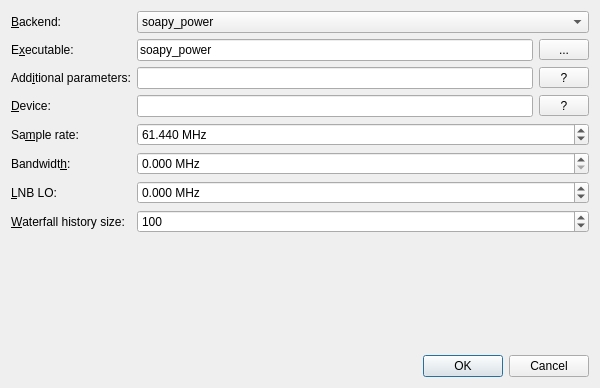
<?xml version="1.0" encoding="UTF-8"?>
<ui version="4.0">
 <class>QSpectrumAnalyzerSettings</class>
 <widget class="QDialog" name="QSpectrumAnalyzerSettings">
  <property name="geometry">
   <rect>
    <x>0</x>
    <y>0</y>
    <width>600</width>
    <height>388</height>
   </rect>
  </property>
  <property name="windowTitle">
   <string>Settings - SDRAnalyzer</string>
  </property>
  <layout class="QVBoxLayout" name="verticalLayout">
   <item>
    <layout class="QFormLayout" name="formLayout">
     <item row="0" column="0">
      <widget class="QLabel" name="label_3">
       <property name="text">
        <string>&amp;Backend:</string>
       </property>
       <property name="buddy">
        <cstring>backendComboBox</cstring>
       </property>
      </widget>
     </item>
     <item row="0" column="1">
      <widget class="QComboBox" name="backendComboBox">
       <item>
        <property name="text">
         <string>soapy_power</string>
        </property>
       </item>
       <item>
        <property name="text">
         <string>rx_power</string>
        </property>
       </item>
       <item>
        <property name="text">
         <string>rtl_power_fftw</string>
        </property>
       </item>
       <item>
        <property name="text">
         <string>rtl_power</string>
        </property>
       </item>
       <item>
        <property name="text">
         <string>hackrf_sweep</string>
        </property>
       </item>
      </widget>
     </item>
     <item row="1" column="0">
      <widget class="QLabel" name="label">
       <property name="text">
        <string>E&amp;xecutable:</string>
       </property>
       <property name="buddy">
        <cstring>executableEdit</cstring>
       </property>
      </widget>
     </item>
     <item row="1" column="1">
      <layout class="QHBoxLayout" name="horizontalLayout">
       <item>
        <widget class="QLineEdit" name="executableEdit">
         <property name="text">
          <string>soapy_power</string>
         </property>
        </widget>
       </item>
       <item>
        <widget class="QToolButton" name="executableButton">
         <property name="minimumSize">
          <size>
           <width>50</width>
           <height>0</height>
          </size>
         </property>
         <property name="text">
          <string>...</string>
         </property>
        </widget>
       </item>
      </layout>
     </item>
     <item row="2" column="0">
      <widget class="QLabel" name="label_6">
       <property name="text">
        <string>Add&amp;itional parameters:</string>
       </property>
       <property name="buddy">
        <cstring>paramsEdit</cstring>
       </property>
      </widget>
     </item>
     <item row="2" column="1">
      <layout class="QHBoxLayout" name="horizontalLayout_2">
       <item>
        <widget class="QLineEdit" name="paramsEdit"/>
       </item>
       <item>
        <widget class="QToolButton" name="paramsHelpButton">
         <property name="minimumSize">
          <size>
           <width>50</width>
           <height>0</height>
          </size>
         </property>
         <property name="text">
          <string> ? </string>
         </property>
        </widget>
       </item>
      </layout>
     </item>
     <item row="3" column="0">
      <widget class="QLabel" name="label_5">
       <property name="text">
        <string>&amp;Device:</string>
       </property>
       <property name="buddy">
        <cstring>deviceEdit</cstring>
       </property>
      </widget>
     </item>
     <item row="3" column="1">
      <layout class="QHBoxLayout" name="horizontalLayout_3">
       <item>
        <widget class="QLineEdit" name="deviceEdit"/>
       </item>
       <item>
        <widget class="QToolButton" name="deviceHelpButton">
         <property name="minimumSize">
          <size>
           <width>50</width>
           <height>0</height>
          </size>
         </property>
         <property name="text">
          <string> ? </string>
         </property>
        </widget>
       </item>
      </layout>
     </item>
     <item row="4" column="0">
      <widget class="QLabel" name="label_4">
       <property name="text">
        <string>Sa&amp;mple rate:</string>
       </property>
       <property name="buddy">
        <cstring>sampleRateSpinBox</cstring>
       </property>
      </widget>
     </item>
     <item row="4" column="1">
      <widget class="QDoubleSpinBox" name="sampleRateSpinBox">
       <property name="showGroupSeparator" stdset="0">
        <bool>true</bool>
       </property>
       <property name="suffix">
        <string> MHz</string>
       </property>
       <property name="decimals">
        <number>3</number>
       </property>
       <property name="minimum">
        <double>0.000000000000000</double>
       </property>
       <property name="maximum">
        <double>999999.989999999990687</double>
       </property>
       <property name="singleStep">
        <double>0.010000000000000</double>
       </property>
       <property name="value">
        <double>61.439999999999998</double>
       </property>
      </widget>
     </item>
     <item row="5" column="0">
      <widget class="QLabel" name="label_7">
       <property name="text">
        <string>Bandwidt&amp;h:</string>
       </property>
       <property name="buddy">
        <cstring>bandwidthSpinBox</cstring>
       </property>
      </widget>
     </item>
     <item row="5" column="1">
      <widget class="QDoubleSpinBox" name="bandwidthSpinBox">
       <property name="showGroupSeparator" stdset="0">
        <bool>true</bool>
       </property>
       <property name="suffix">
        <string> MHz</string>
       </property>
       <property name="decimals">
        <number>3</number>
       </property>
       <property name="minimum">
        <double>0.000000000000000</double>
       </property>
       <property name="maximum">
        <double>999999.989999999990687</double>
       </property>
       <property name="singleStep">
        <double>0.010000000000000</double>
       </property>
       <property name="value">
        <double>0.000000000000000</double>
       </property>
      </widget>
     </item>
     <item row="6" column="0">
      <widget class="QLabel" name="label_8">
       <property name="toolTip">
        <string>Negative frequency for upconverters, positive frequency for downconverters.</string>
       </property>
       <property name="text">
        <string>&amp;LNB LO:</string>
       </property>
       <property name="buddy">
        <cstring>lnbSpinBox</cstring>
       </property>
      </widget>
     </item>
     <item row="6" column="1">
      <widget class="QDoubleSpinBox" name="lnbSpinBox">
       <property name="toolTip">
        <string>Negative frequency for upconverters, positive frequency for downconverters.</string>
       </property>
       <property name="showGroupSeparator" stdset="0">
        <bool>true</bool>
       </property>
       <property name="suffix">
        <string> MHz</string>
       </property>
       <property name="decimals">
        <number>3</number>
       </property>
       <property name="minimum">
        <double>-999999.998999999952503</double>
       </property>
       <property name="maximum">
        <double>999999.998999999952503</double>
       </property>
       <property name="singleStep">
        <double>0.010000000000000</double>
       </property>
       <property name="value">
        <double>0.000000000000000</double>
       </property>
      </widget>
     </item>
     <item row="7" column="0">
      <widget class="QLabel" name="label_2">
       <property name="text">
        <string>&amp;Waterfall history size:</string>
       </property>
       <property name="buddy">
        <cstring>waterfallHistorySizeSpinBox</cstring>
       </property>
      </widget>
     </item>
     <item row="7" column="1">
      <widget class="QSpinBox" name="waterfallHistorySizeSpinBox">
       <property name="minimum">
        <number>1</number>
       </property>
       <property name="maximum">
        <number>10000000</number>
       </property>
       <property name="value">
        <number>100</number>
       </property>
      </widget>
     </item>
    </layout>
   </item>
   <item>
    <spacer name="verticalSpacer">
     <property name="orientation">
      <enum>Qt::Vertical</enum>
     </property>
     <property name="sizeType">
      <enum>QSizePolicy::Expanding</enum>
     </property>
     <property name="sizeHint" stdset="0">
      <size>
       <width>20</width>
       <height>21</height>
      </size>
     </property>
    </spacer>
   </item>
   <item>
    <widget class="QDialogButtonBox" name="buttonBox">
     <property name="orientation">
      <enum>Qt::Horizontal</enum>
     </property>
     <property name="standardButtons">
      <set>QDialogButtonBox::Cancel|QDialogButtonBox::Ok</set>
     </property>
    </widget>
   </item>
  </layout>
 </widget>
 <tabstops>
  <tabstop>backendComboBox</tabstop>
  <tabstop>executableEdit</tabstop>
  <tabstop>executableButton</tabstop>
  <tabstop>paramsEdit</tabstop>
  <tabstop>paramsHelpButton</tabstop>
  <tabstop>deviceEdit</tabstop>
  <tabstop>deviceHelpButton</tabstop>
  <tabstop>sampleRateSpinBox</tabstop>
  <tabstop>bandwidthSpinBox</tabstop>
  <tabstop>lnbSpinBox</tabstop>
  <tabstop>waterfallHistorySizeSpinBox</tabstop>
 </tabstops>
 <resources/>
 <connections>
  <connection>
   <sender>buttonBox</sender>
   <signal>accepted()</signal>
   <receiver>QSpectrumAnalyzerSettings</receiver>
   <slot>accept()</slot>
   <hints>
    <hint type="sourcelabel">
     <x>254</x>
     <y>377</y>
    </hint>
    <hint type="destinationlabel">
     <x>157</x>
     <y>149</y>
    </hint>
   </hints>
  </connection>
  <connection>
   <sender>buttonBox</sender>
   <signal>rejected()</signal>
   <receiver>QSpectrumAnalyzerSettings</receiver>
   <slot>reject()</slot>
   <hints>
    <hint type="sourcelabel">
     <x>322</x>
     <y>377</y>
    </hint>
    <hint type="destinationlabel">
     <x>286</x>
     <y>149</y>
    </hint>
   </hints>
  </connection>
 </connections>
</ui>
